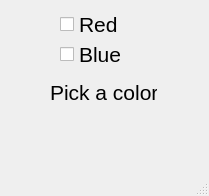
<?xml version="1.0" encoding="UTF-8"?>
<ui version="4.0">
 <class>MainWindow</class>
 <widget class="QMainWindow" name="MainWindow">
  <property name="geometry">
   <rect>
    <x>0</x>
    <y>0</y>
    <width>209</width>
    <height>196</height>
   </rect>
  </property>
  <property name="windowTitle">
   <string>MainWindow</string>
  </property>
  <widget class="QWidget" name="centralwidget">
   <widget class="QLabel" name="label">
    <property name="geometry">
     <rect>
      <x>50</x>
      <y>80</y>
      <width>107</width>
      <height>25</height>
     </rect>
    </property>
    <property name="font">
     <font>
      <pointsize>16</pointsize>
     </font>
    </property>
    <property name="text">
     <string>Pick a color</string>
    </property>
   </widget>
   <widget class="QCheckBox" name="blue_checkBox">
    <property name="geometry">
     <rect>
      <x>60</x>
      <y>40</y>
      <width>68</width>
      <height>29</height>
     </rect>
    </property>
    <property name="font">
     <font>
      <pointsize>16</pointsize>
     </font>
    </property>
    <property name="text">
     <string>Blue</string>
    </property>
   </widget>
   <widget class="QCheckBox" name="red_checkBox">
    <property name="geometry">
     <rect>
      <x>60</x>
      <y>10</y>
      <width>63</width>
      <height>29</height>
     </rect>
    </property>
    <property name="font">
     <font>
      <pointsize>16</pointsize>
     </font>
    </property>
    <property name="text">
     <string>Red</string>
    </property>
   </widget>
  </widget>
  <widget class="QMenuBar" name="menubar">
   <property name="geometry">
    <rect>
     <x>0</x>
     <y>0</y>
     <width>209</width>
     <height>26</height>
    </rect>
   </property>
  </widget>
  <widget class="QStatusBar" name="statusbar"/>
 </widget>
 <resources/>
 <connections/>
</ui>
